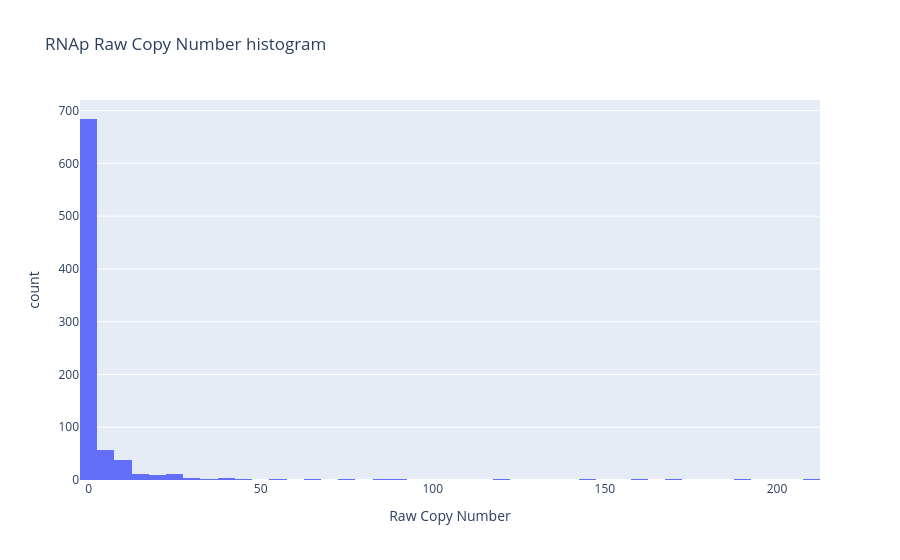

Notebook code for this chart:
### Code cell
fig1 = px.histogram(RNAp_raw_PCN, title='RNAp Raw Copy Number histogram',x="Raw Copy Number")
fig1.show()

### Figure 1 — Plotly figure (JSON) as saved in the notebook; plotly's stock layout.template omitted (floating-point values rounded to 4 significant figures; data arrays with more than 128 entries replaced by an {"elided": "..."} marker saying what was removed)
{"data": [{"alignmentgroup": "True", "bingroup": "x", "hovertemplate": "Raw Copy Number=%{x}<br>count=%{y}<extra></extra>", "legendgroup": "", "marker": {"color": "#636efa", "pattern": {"shape": ""}}, "name": "", "offsetgroup": "", "orientation": "v", "showlegend": false, "x": {"elided": "833 float values"}, "xaxis": "x", "yaxis": "y", "type": "histogram"}], "layout": {"xaxis": {"anchor": "y", "domain": [0.0, 1.0], "title": {"text": "Raw Copy Number"}}, "yaxis": {"anchor": "x", "domain": [0.0, 1.0], "title": {"text": "count"}}, "legend": {"tracegroupgap": 0}, "title": {"text": "RNAp Raw Copy Number histogram"}, "barmode": "relative"}}
